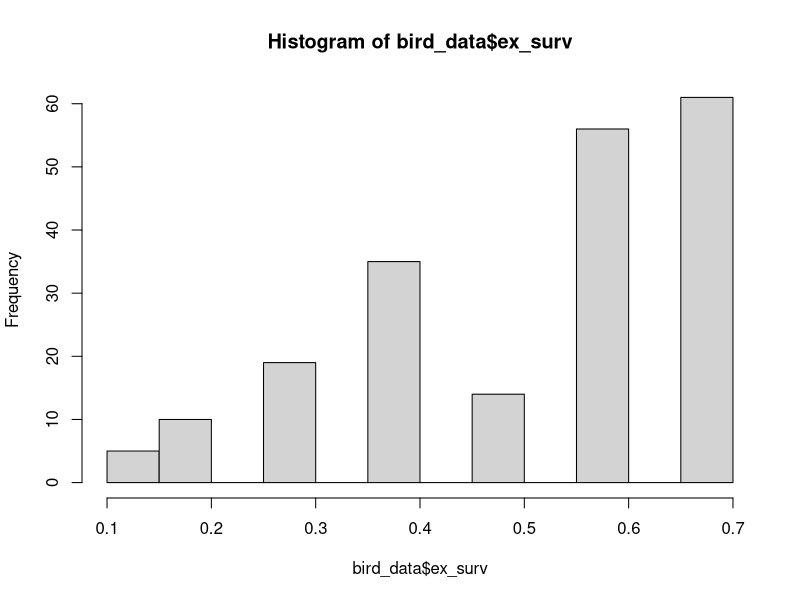
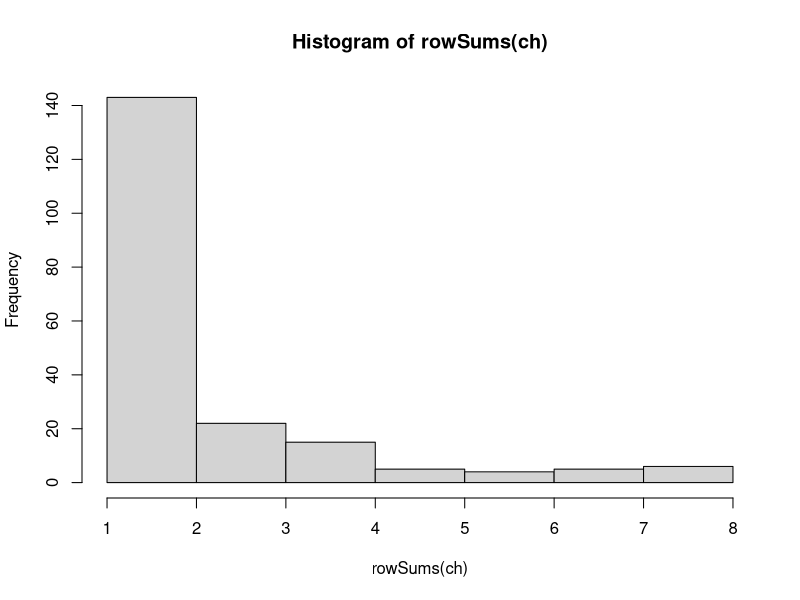
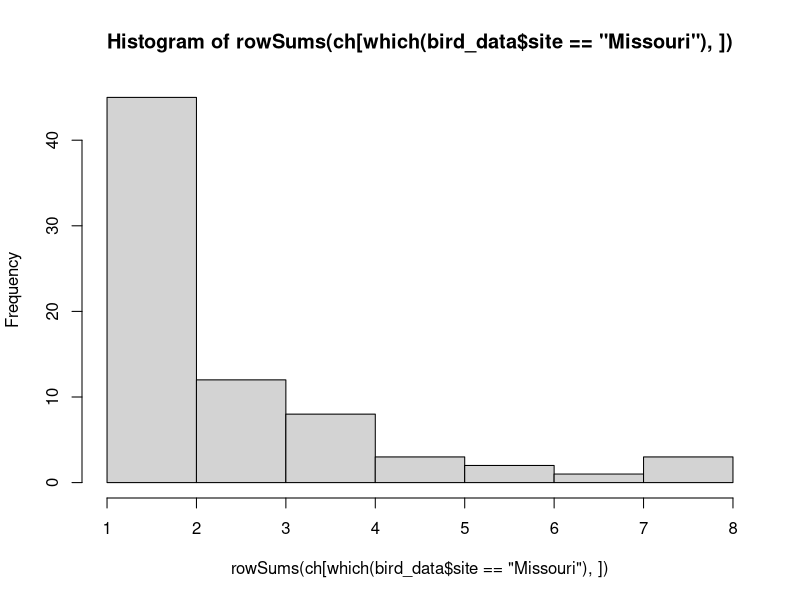
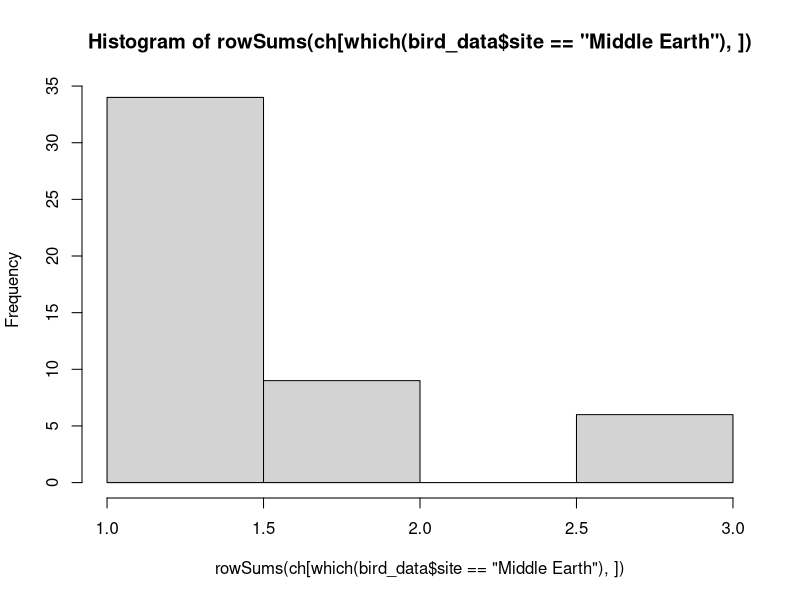

Here is the R script that generated these plots, in order:
# For loop & function demonstration code
# Code Club Oct 27 2022
# SJC & LAB

library(dplyr)

# Table of contents:
# 0: Basics of How to Make a For Loop and a Function
# 1: Creating fake banding data
# 2: Exploring the data and adding new covariates
# 3: Simulating telemetry data using a for loop 
# 4:
# 5: Integrating for loops and functions to solve complicated problems

#  ******************* STEP 0: Basics of How to Make a For Loop and a Function **********************

# First, let's start by 
letters <- c('a', 'b', 'c', 'd', 'e') 
numbers <- 1:10
colors <- c('blue', 'red', 'green')
mat <- matrix(NA, nrow=length(letters), ncol=length(numbers)) # 5 x 10 matrix
arr <- array(NA, dim=c(length(letters), length(numbers), length(colors))) #5 x 10 x 3 array

# *** For Loop ***
# this is what you're referencing when you go to make a for loop...
length(letters)
1:length(letters)
q <- 1
letters[q]

# 3 examples to show how indexing works"
# 1. print each of the 5 letters in the letters vector
for (i in 1:length(letters)){ 
  print(letters[i])
}

# 2. Print each letter and each number in a matrix
for (i in 1:length(letters)){ # for each row in mat (1:5)
  for (j in 1:length(numbers)){ # for each column in mat (1:10)
    mat[i,j] <- paste(letters[i], numbers[j]) # fill mat row i column j with letter i and number j
  }
}
mat

# 3. print each letter, number, and color in an array (a three-dimensional matrix)
for (i in 1:length(letters)){
  for (j in 1:length(numbers)){
    for (k in 1:length(colors)){
      arr[i,j,k] <- paste(letters[i], numbers[j], colors[k]) # fill row i, column j, and slice k with letter i number j and color k
    }
  }
}
arr

# *** Functions ***
# Here's what functions are, what they're good at, and what they're bad at
# Here's how we do equivalent things with functions.


# **************************************************************************************************************************************

# This example is pretty much simulating a data set for a population that you used to be able to do 
# telemetry on but can't anymore.

# Individual data

set.seed(999) # this ensures that we all get the same results when random nubers are drawn

# *********************** STEP 1: CREATING FAKE BANDING DATA ************************************
id <- 1:200 # individual id, sequenced 1-200
sex <- c(rep("m", 100), rep("f", 100)) # repeats "m" 100 times and "f" 100 times to represent sex
age <- sample(x=c("hy", "ahy"), size=200, prob=c(0.3, 0.6), replace=T) # samples "hy" (atch year) and "ahy" (after hatch year) with a 30% chance of hy and a 60% chance of ahy
tarsus <- rnorm(200, 50, 10) # tarsus length, from normal distribution with mean = 50 and sd = 10
bill <- rnorm(200, 70, 15) # bill length, from normal distribution with mean = 70 and sd = 15
site <- sample(x=c('Maine', 'Middle Earth', 'Australia', 'Tatooine', "Missouri"), size=200, prob=c(0.2, 0.3, 0.1, 0.1, 0.3), replace=T) # samples site, same way as age

bird_data <- data.frame(id=id, sex=sex, age=age, tarsus=tarsus, bill=bill, site=site) # make data frame
head(bird_data) # look at data


# ********************* STEP 2: Exploring the data and adding new covariates *************************
# new column: fake body condition index 
bird_data$condition <- bird_data$bill + bird_data$tarsus # add bill length + tarsus to get body condition
quantile(bird_data$condition, probs=0.25) # 25% of birds have body conditions less than 106.7693 (save for later)

# calculate mean body condition and number of hy individuals at each site
site_data <- data.frame(matrix(NA, nrow=length(unique(bird_data$site)), ncol=4)) # empty data frame for site data
names(site_data) <- c('site', 'mean_condition', 'count', 'hy_count') # add column names
site_data$site <- unique(bird_data$site) # fill in site names in site column

# determine the mean condition score, total number of individuals, and number of hatch year birds at each site
# ** FOR LOOP **
for (i in 1:length(site_data$site)){ # i = site
  site_data$mean_condition[i] <- bird_data %>% 
    filter(site == site_data$site[i]) %>% 
    pull(condition) %>% 
    mean()
    
  site_data$count[i] <- bird_data %>% 
    filter(site == site_data$site[i]) %>%
    nrow()

  site_data$hy_count[i] <- bird_data %>% 
    filter(site == site_data$site[i],
           age == "hy") %>%
    nrow()
}
site_data # look at data

## Adding expected survival rates

# we are going to pretend that we know some survival rates based on a previous study
#     1. baseline survival rate for an adult bird is 0.7
#     2. But for males it's 0.1 less than females
#     3. If their body condition is less than 107 survival drops by 0.3
#     4. And survival is 0.2 less in middle earth than the baseline
# small male birds from middle earth are fucked

# So we're going to add a column for expected survival and figure out what it will be for each
bird_data$ex_surv <- 0.7 # baseline survival column

# ** FOR LOOP **
# each individual is different so we're looping through individuals
for (i in 1:nrow(bird_data)){ # i = individual bird
  if (bird_data$sex[i]=='m'){
    bird_data$ex_surv[i] <- bird_data$ex_surv[i]-0.1
  }
  if (bird_data$condition[i]<106){
    bird_data$ex_surv[i] <- bird_data$ex_surv[i]-0.3
  }
  if(bird_data$site[i]=='Middle Earth'){
    bird_data$ex_surv[i] <- bird_data$ex_surv[i]-0.2
  }
}
hist(bird_data$ex_surv)


# ************************* PART 3 : Simulating telemetry data using a for loop *************************
# Now let's simulate some telemetry survival data using the expected survival rates we calculated above

time <- 8 # (8 weeks)
ch <- matrix(0, nrow(bird_data), time) # capture history matrix with a row for each individual and a column for each time step
dim(ch) # should be 200 x 8
ch[,1] <- 1 # everyone is alive at the beginning of the study

for (i in 1:nrow(bird_data)){
  for (t in 2:time){ # note that this is 2:8 because we already know what is happening at t=1
    if (ch[i, t-1]==1){ # if the individual is alive at time step t-1
      ch[i,t] <- rbinom(1, 1, prob=bird_data$ex_surv[i]) # then use the assigned survival probability for a bernoulli trial (weighted coin flip)
    }
  }
}

# then if you want can add how many time steps they're expected to live
hist(rowSums(ch)) #Most birds don't make to week 2
hist(rowSums(ch[which(bird_data$site=='Missouri'),]))
hist(rowSums(ch[which(bird_data$site=='Middle Earth'),]))

# ************************* PART 4: SOMETHING YOU NEED A FUNCTION FOR *************************
# something about landcover

# ************************* PART 5: PUT TOGETHER SOME KIND OF DATA SET, I GUESS *************************
# put together simulated capture recapture data sets with a few different parameter situations
# or maybe not

# 